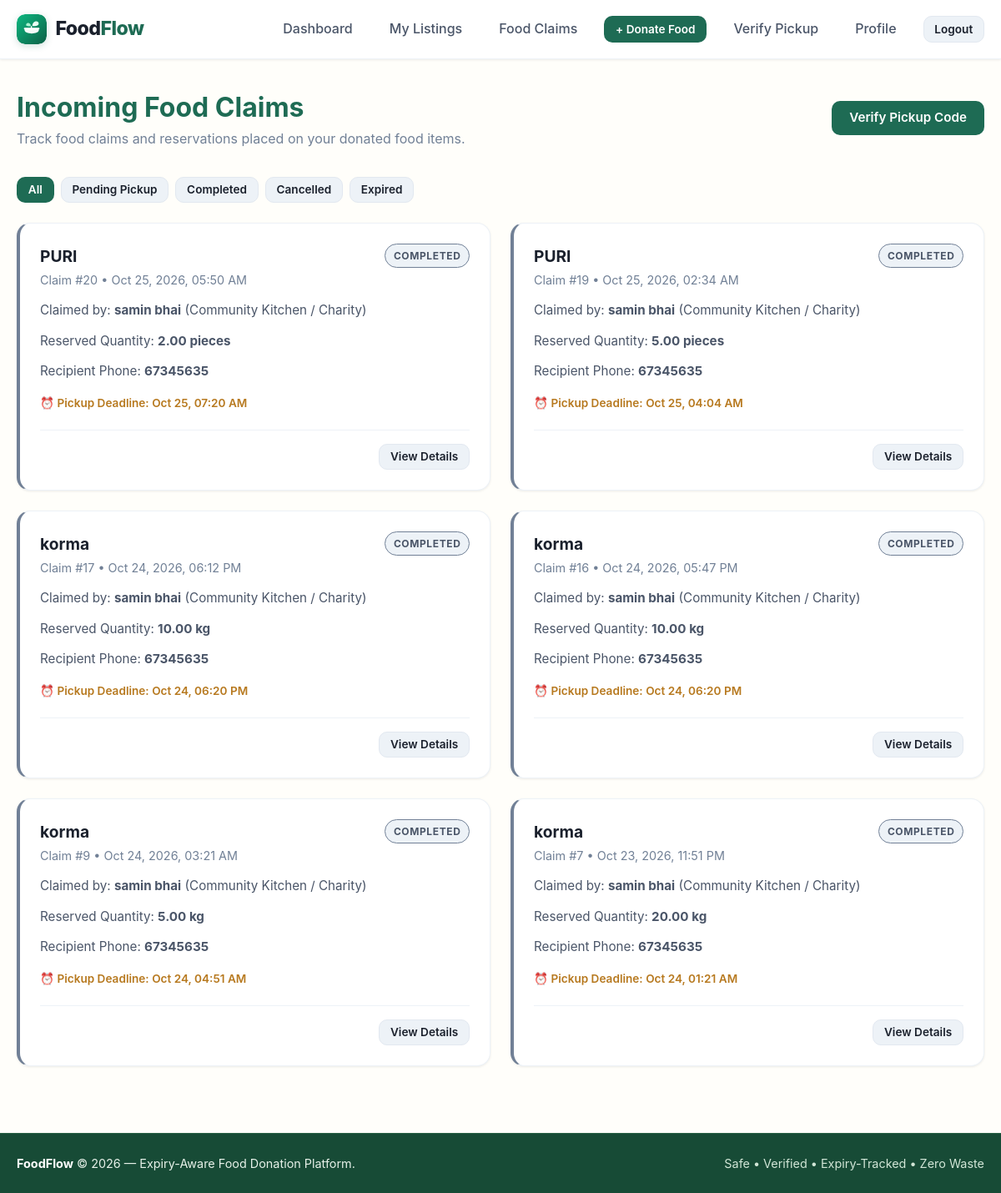
The page /claims/ (signed in) on the database its author committed.
### claims/models.py (models this page shows, shortened)
class Claim(models.Model):
    STATUS_PENDING = 'pending'
    STATUS_COMPLETED = 'completed'
    STATUS_CANCELLED = 'cancelled'
    STATUS_EXPIRED = 'expired'
    STATUS_CHOICES = [
        (STATUS_PENDING, 'Pending Pickup'),
        (STATUS_COMPLETED, 'Completed'),
        (STATUS_CANCELLED, 'Cancelled'),
        (STATUS_EXPIRED, 'Expired'),
    ]
    listing = models.ForeignKey(
        'listings.FoodListing',
        on_delete=models.CASCADE,
        related_name='claims'
    )
    recipient = models.ForeignKey(
        'accounts.Recipient',
        on_delete=models.CASCADE,
        related_name='claims'
    )
    claimed_quantity = models.DecimalField(
        max_digits=10,
        decimal_places=2,
        validators=[MinValueValidator(Decimal('0.10'))],
        help_text="Quantity reserved by recipient"
    )
    claimed_at = models.DateTimeField(auto_now_add=True)
    pickup_deadline = models.DateTimeField(
        help_text="Time window by which food must be picked up"
    )
    pickup_code = models.CharField(
        max_length=8,
        unique=True,
        db_index=True,
        help_text="Unique 8-character verification token"
    )
    status = models.CharField(
        max_length=20,
        choices=STATUS_CHOICES,
        default=STATUS_PENDING
    )
    class Meta:
        verbose_name = "Claim"
        verbose_name_plural = "Claims"
        ordering = ['-claimed_at']
    @property
    def is_expired(self):
        if self.status == self.STATUS_EXPIRED:
            return True
        return self.status == self.STATUS_PENDING and (
            timezone.now() >= self.pickup_deadline or timezone.now() >= self.listing.expires_at
        )

### listings/models.py (models this page shows, shortened)
class FoodListing(models.Model):
    STATUS_AVAILABLE = 'available'
    STATUS_CLAIMED = 'claimed'
    STATUS_COMPLETED = 'completed'
    STATUS_EXPIRED = 'expired'
    STATUS_CHOICES = [
        (STATUS_AVAILABLE, 'Available'),
        (STATUS_CLAIMED, 'Claimed'),
        (STATUS_COMPLETED, 'Completed'),
        (STATUS_EXPIRED, 'Expired'),
    ]
    donor = models.ForeignKey(
        'accounts.Donor',
        on_delete=models.CASCADE,
        related_name='listings'
    )
    location = models.ForeignKey(
        'locations.Location',
        on_delete=models.PROTECT,
        related_name='listings'
    )
    food_name = models.CharField(max_length=200, help_text="e.g. Cooked Rice & Curry, Fresh Apples, Bread Rolls")
    description = models.TextField(blank=True, null=True, help_text="Preparation details, ingredients, or dietary info")
    quantity = models.DecimalField(
        max_digits=10,
        decimal_places=2,
        validators=[MinValueValidator(Decimal('0.01'))],
        help_text="Total initial quantity"
    )
    unit = models.CharField(
        max_length=50,
        help_text="Units: portions, kg, boxes, packets, meals, litres"
    )
    expires_at = models.DateTimeField(
        db_index=True,
        help_text="Exact expiry deadline"
    )
    status = models.CharField(
        max_length=20,
        choices=STATUS_CHOICES,
        default=STATUS_AVAILABLE,
        db_index=True
    )
    created_at = models.DateTimeField(auto_now_add=True)
    updated_at = models.DateTimeField(auto_now=True)
    class Meta:
        verbose_name = "Food Listing"
        verbose_name_plural = "Food Listings"
        ordering = ['expires_at']

### accounts/models.py (models this page shows, shortened)
class Recipient(models.Model):
    RECIPIENT_TYPE_CHOICES = [
        ('ngo', 'NGO / Non-profit'),
        ('individual', 'Individual / Family in need'),
        ('shelter', 'Shelter / Orphanage'),
        ('community_kitchen', 'Community Kitchen / Charity'),
        ('other', 'Other Recipient'),
    ]
    user = models.OneToOneField(
        User,
        on_delete=models.CASCADE,
        related_name='recipient_profile'
    )
    recipient_type = models.CharField(
        max_length=30,
        choices=RECIPIENT_TYPE_CHOICES,
        default='individual'
    )
    organization_name = models.CharField(
        max_length=150,
        blank=True,
        null=True,
        help_text="Organization name (optional for individuals)"
    )
    location = models.ForeignKey(
        'locations.Location',
        on_delete=models.PROTECT,
        related_name='recipients'
    )
    is_verified = models.BooleanField(
        default=False,
        help_text="Designates if this recipient is verified by platform administrators (required to claim food)"
    )
    created_at = models.DateTimeField(auto_now_add=True)
    class Meta:
        verbose_name = "Recipient Profile"
        verbose_name_plural = "Recipient Profiles"

class User(AbstractUser):
    ROLE_DONOR = 'donor'
    ROLE_RECIPIENT = 'recipient'
    ROLE_CHOICES = [
        (ROLE_DONOR, 'Donor'),
        (ROLE_RECIPIENT, 'Recipient'),
    ]
    full_name = models.CharField(
        max_length=150,
        blank=True,
        help_text="Full Name of the user"
    )
    role = models.CharField(
        max_length=20,
        choices=ROLE_CHOICES,
        default=ROLE_RECIPIENT,
        help_text="Designates whether this user registers as a food Donor or Recipient."
    )
    phone = models.CharField(
        max_length=20,
        blank=True,
        null=True,
        help_text="Contact telephone number"
    )
    profile_picture = models.ImageField(
        upload_to='profile_pictures/',
        blank=True,
        null=True
    )
    @property
    def is_donor(self):
        return self.role == self.ROLE_DONOR
    @property
    def is_recipient(self):
        return self.role == self.ROLE_RECIPIENT

### claims/views.py (the view)
# urls.py: path('claims/', views.claims_list_view, name='my_claims'),
@login_required
def claims_list_view(request):
    status_filter = request.GET.get('status', '').strip().lower()
    now = timezone.now()
    Claim.objects.filter(
        status=Claim.STATUS_PENDING,
        pickup_deadline__lte=now
    ).update(status=Claim.STATUS_EXPIRED)
    if request.user.is_recipient:
        recipient = getattr(request.user, 'recipient_profile', None)
        if recipient:
            claims = Claim.objects.filter(recipient=recipient)
        else:
            claims = Claim.objects.none()
        page_title = "My Food Claims"
        page_subtitle = "Track your active reservations, pickup codes, and claim history."
    elif request.user.is_donor:
        donor = getattr(request.user, 'donor_profile', None)
        if donor:
            claims = Claim.objects.filter(listing__donor=donor)
        else:
            claims = Claim.objects.none()
        page_title = "Incoming Food Claims"
        page_subtitle = "Track food claims and reservations placed on your donated food items."
    elif request.user.is_staff:
        claims = Claim.objects.all()
        page_title = "Platform Food Claims"
        page_subtitle = "All food reservations and pickup activities across the FoodFlow platform."
    else:
        claims = Claim.objects.none()
        page_title = "Food Claims"
        page_subtitle = "Track food claims and reservations."
    claims = claims.select_related(
        'listing', 'listing__donor__user', 'listing__location', 'recipient__user'
    ).order_by('-claimed_at')
    valid_statuses = [Claim.STATUS_PENDING, Claim.STATUS_COMPLETED, Claim.STATUS_CANCELLED, Claim.STATUS_EXPIRED]
    if status_filter and status_filter in valid_statuses:
        claims = claims.filter(status=status_filter)
    context = {
        'claims': claims,
        'status_filter': status_filter,
        'page_title': page_title,
        'page_subtitle': page_subtitle,
    }
    return render(request, 'claims/my_claims.html', context)

### templates/claims/my_claims.html (shortened to what this page needs)
{% extends 'base.html' %}
{% block content %}
<div style="display: flex; justify-content: space-between; align-items: center; margin-bottom: 2rem; flex-wrap: wrap; gap: 1rem;">
    <div>
        <h1 style="color: var(--green-700); font-size: 2rem;">{{ page_title|default:"Food Claims" }}</h1>
        <p style="color: var(--grey-500);">{{ page_subtitle|default:"Track your active reservations, pickup codes, and claim history." }}</p>
    </div>
    <div style="display: flex; gap: 0.5rem; flex-wrap: wrap;">
        {% if user.is_recipient %}
            <a href="{% url 'listings:browse_food' %}" class="btn btn-primary">Browse Available Food</a>
        {% elif user.is_donor %}
            <a href="{% url 'claims:verify_pickup' %}" class="btn btn-primary">Verify Pickup Code</a>
        {% endif %}
    </div>
</div>
<div style="display: flex; gap: 0.5rem; margin-bottom: 1.5rem; flex-wrap: wrap;">
    <a href="{% url 'claims:my_claims' %}" class="btn btn-sm {% if not status_filter %}btn-primary{% else %}btn-secondary{% endif %}">All</a>
    <a href="{% url 'claims:my_claims' %}?status=pending" class="btn btn-sm {% if status_filter == 'pending' %}btn-primary{% else %}btn-secondary{% endif %}">Pending Pickup</a>
    <a href="{% url 'claims:my_claims' %}?status=completed" class="btn btn-sm {% if status_filter == 'completed' %}btn-primary{% else %}btn-secondary{% endif %}">Completed</a>
    <a href="{% url 'claims:my_claims' %}?status=cancelled" class="btn btn-sm {% if status_filter == 'cancelled' %}btn-secondary{% else %}btn-secondary{% endif %}" style="">Cancelled</a>
    <a href="{% url 'claims:my_claims' %}?status=expired" class="btn btn-sm {% if status_filter == 'expired' %}btn-secondary{% else %}btn-secondary{% endif %}" style="">Expired</a>
</div>
{% if claims %}
<div class="grid grid-2">
    {% for claim in claims %}
    <div class="card" style="border-left: 4px solid {% if claim.status == 'pending' %}var(--green-700){% elif claim.status == 'completed' %}var(--grey-500){% else %}var(--red-600){% endif %};">
        <div class="card-header">
            <div>
                <h3 class="card-title">{{ claim.listing.food_name }}</h3>
                <span class="card-subtitle">Claim #{{ claim.id }} &bull; {{ claim.claimed_at|date:"M d, Y, h:i A" }}</span>
            </div>
            <div>
                <span class="badge badge-{{ claim.status }}">{{ claim.get_status_display }}</span>
            </div>
        </div>
        <div class="card-body">
            {% if user.is_donor %}
                <p style="font-size: 0.95rem; color: var(--grey-700); margin-bottom: 0.75rem;">
                    Claimed by: <strong>{{ claim.recipient.user.full_name|default:claim.recipient.user.username }}</strong> ({{ claim.recipient.get_recipient_type_display }})
                </p>
                <p style="font-size: 0.95rem; color: var(--grey-700); margin-bottom: 0.75rem;">
                    Reserved Quantity: <strong>{{ claim.claimed_quantity|floatformat:2 }} {{ claim.listing.unit }}</strong>
                </p>
                <p style="font-size: 0.95rem; color: var(--grey-700); margin-bottom: 0.75rem;">
                    Recipient Phone: <strong>{{ claim.recipient.user.phone|default:'Not provided' }}</strong>
                </p>
            {% endif %}
            <div style="display: flex; justify-content: space-between; align-items: center; margin-top: 1rem; flex-wrap: wrap; gap: 0.5rem;">
                <span style="font-size: 0.85rem; color: {% if claim.is_expired %}var(--red-600){% else %}var(--amber-600){% endif %}; font-weight: 600;">
                    ⏰ Pickup Deadline: {{ claim.pickup_deadline|date:"M d, h:i A" }}
                </span>
            </div>
        </div>
        <div class="card-footer" style="display: flex; gap: 0.75rem; justify-content: flex-end; align-items: center;">
            <a href="{% url 'claims:claim_detail' pk=claim.pk %}" class="btn btn-secondary btn-sm">View Details</a>
        </div>
    </div>
    {% endfor %}
</div>
{% endif %}
{% endblock %}

### templates/base.html (shortened to what this page needs)
{% load static %}
<!DOCTYPE html>
<html lang="en">
<head>
    <link rel="stylesheet" href="{% static 'css/styles.css' %}">
</head>
<body style="background-color: rgb(255 253 243 / 0.34);"    >
    {% include 'partials/navbar.html' %}
    <main>
         <div class="container"
         style="max-width: 1500px; padding-left: 20px; padding-right: 20px;">
            {% block content %}
            {% endblock %}
        </div>
    </main>
    {% include 'partials/footer.html' %}
</body>
</html>

### templates/partials/navbar.html (shortened to what this page needs)
{% load static %}
<nav class="navbar">
    <div class="container navbar-container"
         style="max-width: 1500px; padding-left: 20px; padding-right: 20px;">
        <a href="{% url 'home' %}" class="brand" aria-label="FoodFlow - Home">
            <img src="{% static 'images/logo.svg' %}" alt="FoodFlow Logo" class="brand-logo-img" width="36" height="36">
            <span class="brand-name">
                <span class="brand-name-food">Food</span><span class="brand-name-flow">Flow</span>
            </span>
        </a>
        <ul class="nav-links">
            {% if user.is_authenticated %}
                {% if user.is_donor %}
                    <li><a href="{% url 'accounts:donor_dashboard' %}" class="nav-link">Dashboard</a></li>
                    <li><a href="{% url 'listings:donor_listings' %}" class="nav-link">My Listings</a></li>
                    <li><a href="{% url 'claims:my_claims' %}" class="nav-link">Food Claims</a></li>
                    <li><a href="{% url 'listings:donor_listing_create' %}" class="nav-link btn btn-primary btn-sm" style="color: white;">+ Donate Food</a></li>
                    <li><a href="{% url 'claims:verify_pickup' %}" class="nav-link">Verify Pickup</a></li>
                {% endif %}
                <li><a href="{% url 'accounts:profile' %}" class="nav-link">Profile</a></li>
                <li><a href="{% url 'accounts:logout' %}" class="nav-link btn btn-secondary btn-sm">Logout</a></li>
            {% else %}
                <li><a href="{% url 'home' %}" class="nav-link">Home</a></li>
                <li><a href="{% url 'accounts:login' %}" class="nav-link">Login</a></li>
                <li><a href="{% url 'accounts:register' %}" class="btn btn-primary btn-sm">Register</a></li>
            {% endif %}
        </ul>
    </div>
</nav>

### templates/partials/footer.html
<footer class="footer"
        style="
            background: #174b36;
            color: #e7f1e9;
            border-top: 1px solid #286247;
            padding: 1.5rem 0;
        ">
    <div class="container footer-content"
         style="
             max-width: none;
             padding-left: 20px;
             padding-right: 20px;
             display: flex;
             justify-content: space-between;
             align-items: center;
             flex-wrap: wrap;
             gap: 0.75rem;
             color: #e7f1e9;
         ">
        <div>
            <strong style="color: #ffffff;">FoodFlow</strong>
            &copy; {% now "Y" %} — Expiry-Aware Food Donation Platform.
        </div>
        <div>
            <span style="color: #d2e6d7;">
                Safe &bull; Verified &bull; Expiry-Tracked &bull; Zero Waste
            </span>
        </div>
    </div>
</footer>

### rows shown on the page
Claim: listing.food_name "PURI", id "20", claimed_at "Oct 25, 2026, 05:50 AM", status "COMPLETED", recipient.user.full_name "samin bhai", recipient.recipient_type "Community Kitchen / Charity", claimed_quantity "2.00", listing.unit "pieces", recipient.user.phone "67345635", pickup_deadline "Oct 25, 07:20 AM"
Claim: listing.food_name "PURI", id "19", claimed_at "Oct 25, 2026, 02:34 AM", status "COMPLETED", recipient.user.full_name "samin bhai", recipient.recipient_type "Community Kitchen / Charity", claimed_quantity "5.00", listing.unit "pieces", recipient.user.phone "67345635", pickup_deadline "Oct 25, 04:04 AM"
Claim: listing.food_name "korma", id "17", claimed_at "Oct 24, 2026, 06:12 PM", status "COMPLETED", recipient.user.full_name "samin bhai", recipient.recipient_type "Community Kitchen / Charity", claimed_quantity "10.00", listing.unit "kg", recipient.user.phone "67345635", pickup_deadline "Oct 24, 06:20 PM"
Claim: listing.food_name "korma", id "16", claimed_at "Oct 24, 2026, 05:47 PM", status "COMPLETED", recipient.user.full_name "samin bhai", recipient.recipient_type "Community Kitchen / Charity", claimed_quantity "10.00", listing.unit "kg", recipient.user.phone "67345635", pickup_deadline "Oct 24, 06:20 PM"
Claim: listing.food_name "korma", id "9", claimed_at "Oct 24, 2026, 03:21 AM", status "COMPLETED", recipient.user.full_name "samin bhai", recipient.recipient_type "Community Kitchen / Charity", claimed_quantity "5.00", listing.unit "kg", recipient.user.phone "67345635", pickup_deadline "Oct 24, 04:51 AM"
Claim: listing.food_name "korma", id "7", claimed_at "Oct 23, 2026, 11:51 PM", status "COMPLETED", recipient.user.full_name "samin bhai", recipient.recipient_type "Community Kitchen / Charity", claimed_quantity "20.00", listing.unit "kg", recipient.user.phone "67345635", pickup_deadline "Oct 24, 01:21 AM"

### other values the page prints
{{ page_title|default:"Food Claims" }} "Incoming Food Claims"
